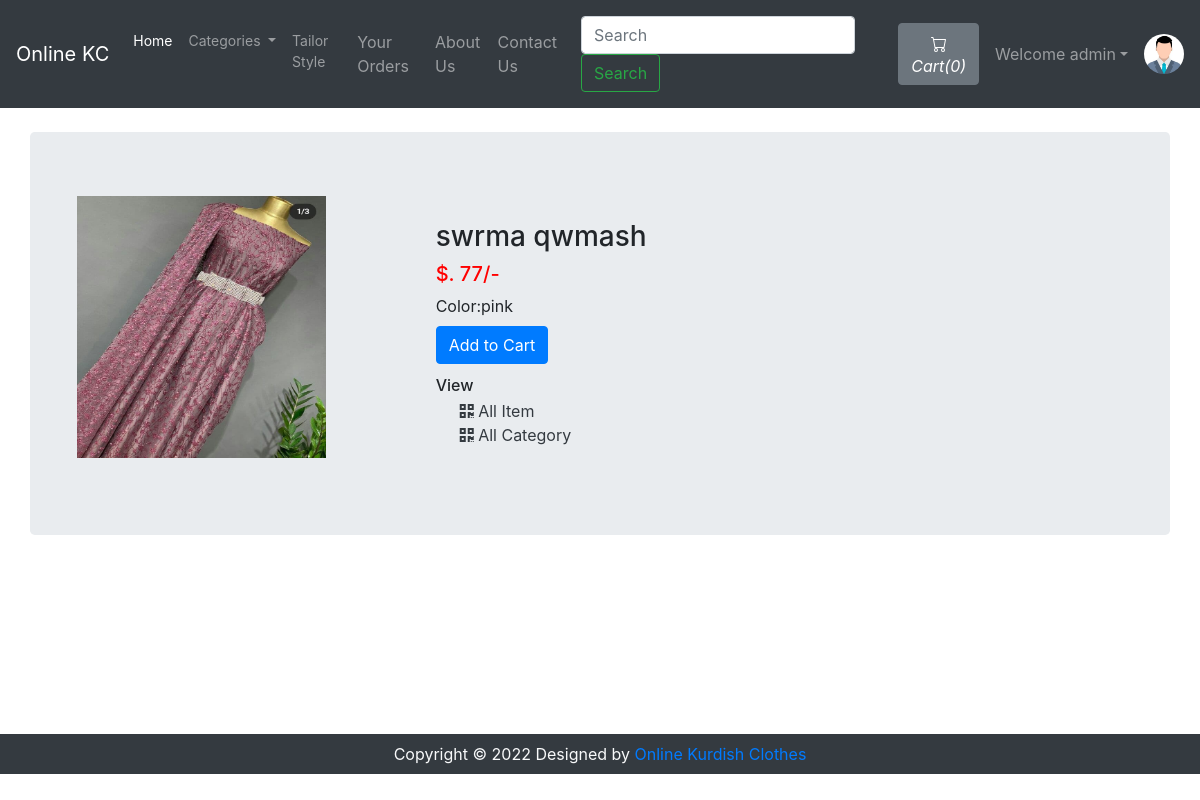
Page /viewItem.php?itemid=1 (signed in) on the committed database.
### tables this page shows
CREATE TABLE `sitedetail` (
  `tempId` int(11) NOT NULL,
  `systemName` varchar(21) NOT NULL,
  `email` varchar(35) NOT NULL,
  `contact1` bigint(21) NOT NULL,
  `contact2` bigint(21) DEFAULT NULL COMMENT 'Optional',
  `address` text NOT NULL,
  `dateTime` datetime NOT NULL DEFAULT current_timestamp()
);

CREATE TABLE `item` (
  `itemId` int(12) NOT NULL,
  `itemName` varchar(255) NOT NULL,
  `itemPrice` int(12) NOT NULL,
  `itemDesc` text NOT NULL,
  `itemCategorieId` int(12) NOT NULL,
  `itemPubDate` datetime NOT NULL DEFAULT current_timestamp()
);

### viewItem.php (the view, shortened to what this page needs)
<!doctype html>
<html lang="en">
<head>
    <link rel="stylesheet" href="https://stackpath.bootstrapcdn.com/bootstrap/4.4.1/css/bootstrap.min.css">
    <link rel="stylesheet" href="https://use.fontawesome.com/releases/v5.8.2/css/all.css">
</head>
<body>
    <?php include 'partials/_dbconnect.php';?>
    <?php require 'partials/_nav.php' ?>
    <div class="container my-4" id="cont">
        <div class="row jumbotron">
        <?php
            $itemId = $_GET['itemid'];
            $sql = "SELECT * FROM `item` WHERE itemId = $itemId";
            $result = mysqli_query($conn, $sql);
            $row = mysqli_fetch_assoc($result);
            $itemName = $row['itemName'];
            $itemPrice = $row['itemPrice'];
            $itemDesc = $row['itemDesc'];
            $itemCategorieId = $row['itemCategorieId'];
        ?>
        <?php
        echo  '<div class="col-md-4">
                <img src="img/cimg/item-'.$itemId. '.jpg" width="249px" height="262px">
            </div>
            <div class="col-md-8 my-4">
                <h3>' . $itemName . '</h3>
                <h5 style="color: #ff0000">$. '.$itemPrice. '/-</h5>
                <p class="mb-0">' .$itemDesc .'</p>';
                if($loggedin){
                    $quaSql = "SELECT `itemQuantity` FROM `viewcart` WHERE itemId = '$itemId' AND `userId`='$userId'";
                    $quaresult = mysqli_query($conn, $quaSql);
                    $quaExistRows = mysqli_num_rows($quaresult);
                    if($quaExistRows == 0) {
                        echo '<form action="partials/_manageCart.php" method="POST">
                              <input type="hidden" name="itemId" value="'.$itemId. '">
                              <button type="submit" name="addToCart" class="btn btn-primary my-2">Add to Cart</button>';
                    }else {
                        echo '<a href="viewCart.php"><button class="btn btn-primary my-2">Go to Cart</button></a>';
                    }
                }
                else{
                    echo '<button class="btn btn-primary my-2" data-toggle="modal" data-target="#loginModal">Add to Cart</button>';
                }
                echo '</form>
                <h6 class="my-1"> View </h6>
                <div class="mx-4">
                    <a href="viewItemList.php?catid=' . $itemCategorieId . '" class="active text-dark">
                    <i class="fas fa-qrcode"></i>
                        <span>All Item</span>
                    </a>
                </div>
                <div class="mx-4">
                    <a href="index.php" class="active text-dark">
                    <i class="fas fa-qrcode"></i>
                        <span>All Category</span>
                    </a>
                </div>
            </div>'
        ?>
        </div>
    </div>
    <?php require 'partials/_footer.php' ?>
</body>
</html>

### partials/_nav.php (shortened to what this page needs)
<?php
if (isset($_SESSION['loggedin']) && $_SESSION['loggedin'] == true) {
    $loggedin = true;
    $userId = $_SESSION['userId'];
    $username = $_SESSION['username'];
} else {
    $loggedin = false;
    $userId = 0;
}
$sql = 'SELECT * FROM `sitedetail`';
$result = mysqli_query($conn, $sql);
$row = mysqli_fetch_assoc($result);
$systemName = $row['systemName'];
echo '<nav class="navbar navbar-expand-lg navbar-dark bg-dark">
      <a class="navbar-brand" href="index.php">' .
    $systemName .
    '</a>
      <div class="collapse navbar-collapse" id="navbarSupportedContent">
        <ul class="navbar-nav mr-auto">
          <li class="nav-item active">
            <a class="nav-link" href="index.php" style="font-size: 14px">Home <span class="sr-only">(current)</span></a>
          </li>
          <li class="nav-item dropdown">
            <a class="nav-link dropdown-toggle" href="#" id="navbarDropdown" role="button" data-toggle="dropdown" aria-haspopup="true" aria-expanded="false" style="font-size: 14px">
              Categories
            </a>
      </ul>
   <div class="dropdown-menu" aria-labelledby="navbarDropdown">';
echo '</div>
          </li>
          <li class="nav-item" style="font-size: 14px">
            <a class="nav-link" href="tailorstyle.php">Tailor Style</a>
          </li>
          <li class="nav-item">
            <a class="nav-link" href="viewOrder.php">Your Orders</a>
          </li>
          <li class="nav-item">
            <a class="nav-link" href="about.php">About Us</a>
          </li>
          <li class="nav-item">
            <a class="nav-link" href="contact.php">Contact Us</a>
          </li>
        </ul>
        <form method="get" action="/OnlineKC/search.php" class="form-inline my-2 my-l g-0 mx-3">
          <input class="form-control mr-sm-2" type="search" name="search" id="search" placeholder="Search" aria-label="Search" required>
          <button class="btn btn-outline-success my-2 my-sm-0" type="submit">Search</button>
        </form>';
$countsql = "SELECT SUM(`itemQuantity`) FROM `viewcart` WHERE `userId`=$userId";
$countresult = mysqli_query($conn, $countsql);
$countrow = mysqli_fetch_assoc($countresult);
$count = $countrow['SUM(`itemQuantity`)'];
if (!$count) {
    $count = 0;
}
echo '<a href="viewCart.php"><button type="button" class="btn btn-secondary mx-2" title="MyCart">
          <svg xmlns="img/cart.svg" width="16" height="16" fill="currentColor" class="bi bi-cart" viewBox="0 0 16 16">
            <path d="M0 1.5A.5.5 0 0 1 .5 1H2a.5.5 0 0 1 .485.379L2.89 3H14.5a.5.5 0 0 1 .491.592l-1.5 8A.5.5 0 0 1 13 12H4a.5.5 0 0 1-.491-.408L2.01 3.607 1.61 2H.5a.5.5 0 0 1-.5-.5zM3.102 4l1.313 7h8.17l1.313-7H3.102zM5 12a2 2 0 1 0 0 4 2 2 0 0 0 0-4zm7 0a2 2 0 1 0 0 4 2 2 0 0 0 0-4zm-7 1a1 1 0 1 1 0 2 1 1 0 0 1 0-2zm7 0a1 1 0 1 1 0 2 1 1 0 0 1 0-2z"/>
          </svg>
          <i class="bi bi-cart">Cart(' .
    $count .
    ')</i>
        </button></a>';
if ($loggedin) {
    echo '<ul class="navbar-nav mr-2">
            <li class="nav-item dropdown">
              <a class="nav-link dropdown-toggle" href="#" id="navbarDropdown" role="button" data-toggle="dropdown"> Welcome ' .
        $username .
        '</a>
              <div class="dropdown-menu" aria-labelledby="navbarDropdown">
                <a class="dropdown-item" href="partials/_logout.php">Logout</a>
              </div>
            </li>
          </ul>
          <div class="text-center image-size-small position-relative">
            <a href="viewProfile.php"><img src="img/person-' .
        $userId .
        '.jpg" class="rounded-circle" onError="this.src = \'img/profilePic.jpg\'" style="width:40px; height:40px"></a>
          </div>';
} else {
    echo '
          <button type="button" class="btn btn-success mx-2"  data-toggle="modal" data-target="#loginModal">Login</button>
          <button type="button" class="btn btn-success mx-2"  data-toggle="modal" data-target="#signupModal">SignUp</button>';
}
echo '</div>
    </nav>';
?>

### viewItem.php (style rules this page uses)
#cont { min-height : 578px; }

### rows in the picture
sitedetail: systemName "Online KC"
item: itemName "swrma qwmash", itemPrice "77", itemDesc "Color:pink"

### other values in the picture
$count "0"
$username "admin"
